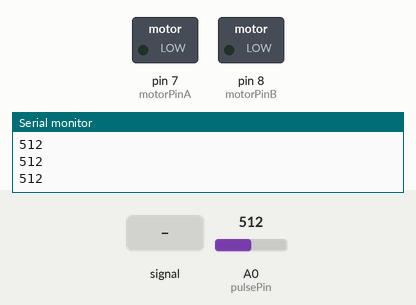
Bench run of a sketch on a simulated Arduino Uno, built with avr-gcc and run on an emulated ATmega328P. On the bench: switched loads named in the sketch (green lamp = pin HIGH), the last lines printed to the serial monitor. Dashed ring = blinking. The inputs (shaded band) are chosen by the test bench; at power-on: A0 (pulsePin) = 512.

Above: at 1.2 s.
1.3 s: A0 (pulsePin) fed a 200 Hz sine of ±81 counts around its level
At 2.37 s:
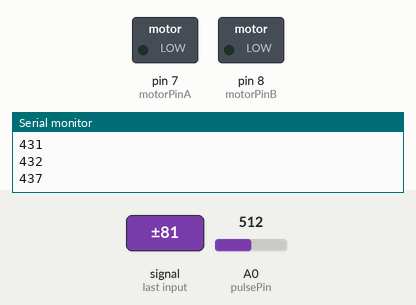
4.3 s: A0 (pulsePin) set to 390
At 5.3 s:
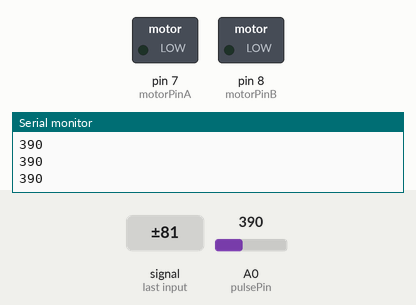
5.8 s: A0 (pulsePin) set to 533
7.3 s: A0 (pulsePin) set to 569
At 7.51 s:
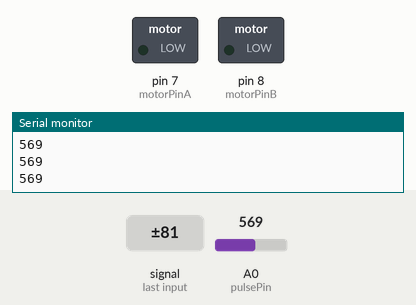
10.3 s: A0 (pulsePin) set to 540
At 11.4 s:
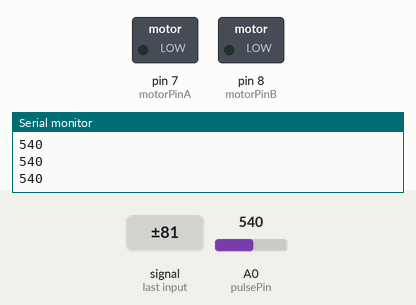
Timing chart, 0 to 12.8 s (numbered marks = the images above; inputs shaded):
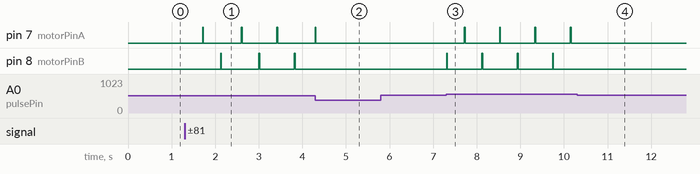

The sketch:

2020.04.13.2150_-_Watch_1.ino
```cpp
//2020.04.13.2150 - INDS4007 - Watch 1
//A part of the Corporeal Instrumentality Project
//Uses the L293D quad half-bridge motor driver
//Uses a pulse sensor.
//Precedents: 2020.01.21.1713 Pulse 12, 2020.03.13.2526 Stepper 1

/* This code tracks the wearer's pulse and causes the Lavet-type
 *  stepper motor in a quartz wristwatch to advance by one second
 *  every time a heartbeat is detected.
 */

const int motorPinA = 7;
const int motorPinB = 8;
const int pulsePin = A0;

//variables for the pulse reading
int reading; //stores analogue reading from the pulsePin
int threshold = 550; //pressure required for pulse; 0 < threshold < 1024

//variables for the pulse's edge detection
bool beating = false; //is "true" if reading > threshold
bool lastBeat = false; //previous beat

//variables for the pulse interval calculation
bool firstBeatDetected = false;
unsigned long firstBeatTime = 0;
unsigned long secondBeatTime = 0;
unsigned long beatInterval = 0;
const int intervalMin = 400; //erroneously low pulse interval is discarded
  //400 ms == 150 bpm, which is pretty fast already
//const int intervalMax = 1100; //erroneously high pulse interval is discarded


//variables for the motor
const int onTime = 20; //milliseconds per "on" cycle
int motorState = 0; //indicates whether pinA/B was last-used
/*The Lavet-type stepper motor must be powered with current
 * flowing in alternating directions. Every time the current
 * changes direction, the motor will advance one step, or 1/60
 * of a revolution: a "second." Thus in order to keep the motor
 * going, we must remember the previous direction of current.
 */


void setup() {
  // put your setup code here, to run once:
  Serial.begin(9600);
  pinMode(motorPinA, OUTPUT);
  pinMode(motorPinB, OUTPUT);
  pinMode(pulsePin, INPUT);
}

void loop() {
  //read pressure from pulse sensor
  reading = analogRead(pulsePin);
  Serial.println(reading);

  //edge detection: detect if it's the start of a beat
  if(reading > threshold && lastBeat == false){
    beating = true;

      //calculate time interval between two most recent beats
      //this occurs only once, before an interval can be measured
      if(firstBeatDetected == false){
        firstBeatTime = millis();
        firstBeatDetected = true;
      }
      //this occurs on all subsequent cycles
      else{
        secondBeatTime = millis();
        beatInterval = secondBeatTime - firstBeatTime;

        //actuate motor only if enough time has passed since last beat
          if(intervalMin < beatInterval){
            //Serial.println("beat!");
            //alternate the direction of current on every beat
            if(motorState == 0){
              digitalWrite(motorPinA, HIGH);
              digitalWrite(motorPinB, LOW);
              delay(onTime);
              digitalWrite(motorPinA, LOW);
              digitalWrite(motorPinB, LOW);
              delay(onTime);
              motorState = 1;
            }
            else{ //motorState == 1
              digitalWrite(motorPinA, LOW);
              digitalWrite(motorPinB, HIGH);
              delay(onTime);
              digitalWrite(motorPinA, LOW);
              digitalWrite(motorPinB, LOW);
              delay(onTime);
              motorState = 0;
            }
            //start counting to next beat only upon a valid beat
            firstBeatTime = secondBeatTime;
          }
      }
  }
  else{
    beating = false;
  }

  //prepare for edge detection on next cycle
  lastBeat = beating;
}
```

Measured:
- the behaviour switches between 550 and 551 on A0 (pulsePin) (found by bisection; images 2 and 3)
- after the input at 1.3 s, pin 7 (motorPinA): alternates HIGH for 0.02 s and LOW for 0.86 s, starting after 0.41 s; pin 8 (motorPinB): alternates HIGH for 0.02 s and LOW for 0.82 s, starting after 0.82 s
- after the input at 4.3 s, pin 7 (motorPinA): goes on until 4.3 s, then stays LOW; pin 8 (motorPinB): stops changing and stays LOW
- after the input at 7.3 s, pin 7 (motorPinA): alternates HIGH for 0.02 s and LOW for 0.79 s, starting after 0.41 s; pin 8 (motorPinB): alternates HIGH for 0.02 s and LOW for 0.79 s, starting at once
- after the input at 10.3 s, pin 7 (motorPinA), pin 8 (motorPinB): stops changing and stays LOW
